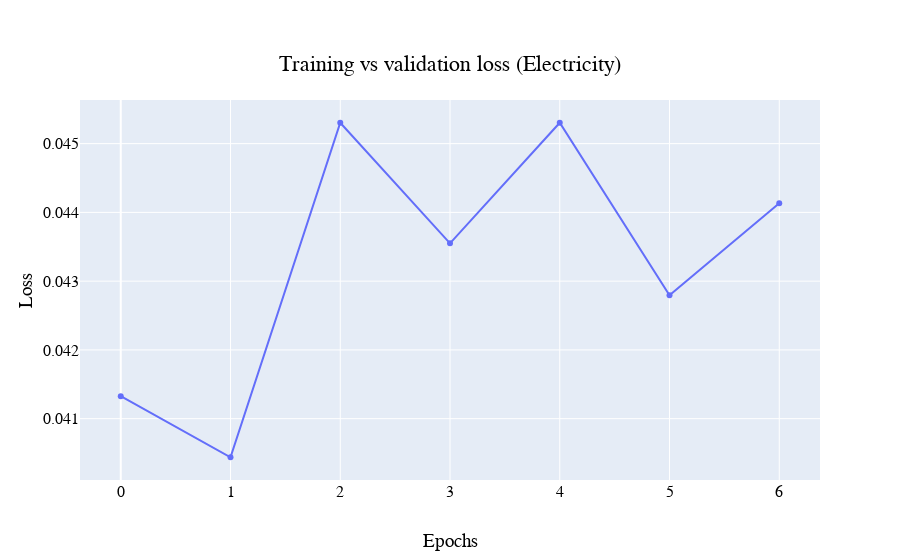

Notebook code cell kept with this figure:
### Code cell
vis.plot_train_vs_val_loss(history=elec_dropout_history, a='Electricity')

### Figure 1 — Plotly figure (JSON) as saved in the notebook; plotly's stock layout.template omitted (floating-point values rounded to 4 significant figures)
{"data": [{"name": "validation Loss", "type": "scatter", "y": [0.04133, 0.04044, 0.0453, 0.04355, 0.0453, 0.0428, 0.04413]}], "layout": {"autosize": true, "font": {"color": "black", "family": "Courier New, monospace", "size": 16}, "title": {"text": "Training vs validation loss (Electricity)", "x": 0.5, "xanchor": "center", "y": 0.9, "yanchor": "top"}, "xaxis": {"autorange": true, "range": [-0.3872, 6.387], "title": {"text": "Epochs"}}, "yaxis": {"autorange": true, "range": [0.04008, 0.04566], "title": {"text": "Loss"}, "type": "linear"}}}
